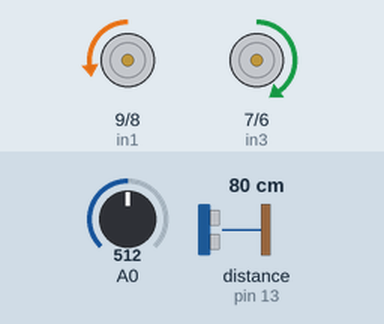
This sketch was run on a simulated Arduino Uno, built with avr-gcc and run on an emulated ATmega328P. Parts: motor-driver pin pairs drawn as motors (green arrow = first pin HIGH = forward, orange = second pin HIGH = backward, longer = more drive, scaled by the enable pin). Wiring (inferred from the names in the program): ultrasonic range finder: trigger pin 12; echo pin 13. The inputs (shaded band) are chosen by the test bench; at power-on: distance to the obstacle (sensor on pin 13) 80 cm, A0 = 512. The echo pulse lasts 58.3 µs per cm.

Above: at 1.2 s.
1.3 s: distance to the obstacle (sensor on pin 13) set to 12 cm
4.3 s: distance to the obstacle (sensor on pin 13) set to 9 cm
At 5.1 s:
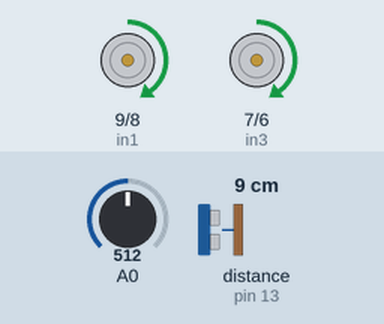
5.8 s: A0 set to 588
7.3 s: A0 set to 615
At 8.1 s:
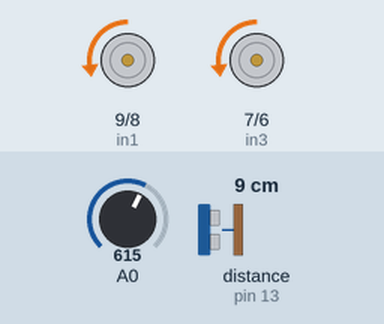
10.3 s: A0 set to 590
At 11.1 s:
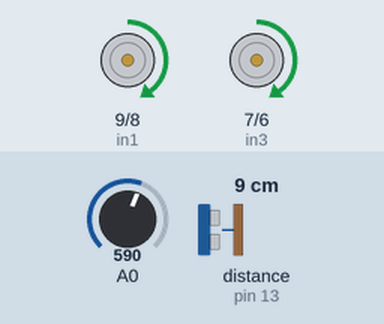
12.0 s: A0 set to 610
At 12.8 s:
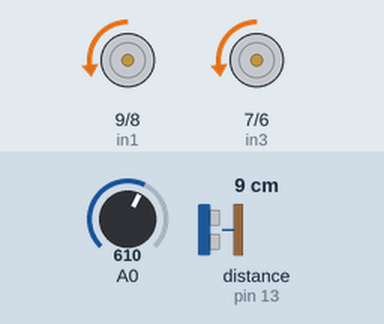
Timing chart, 0 to 16.0 s (numbered marks = the images above; inputs shaded):
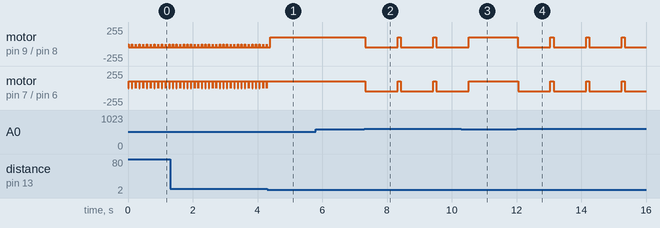

The sketch:

Final_Robot_Code.ino
```cpp
#define trigPin 12
#define echoPin 13
float duration, distance;

// motor one
int enA = 10;
int in1 = 9;
int in2 = 8;

// motor two
int enB = 5;
int in3 = 7;
int in4 = 6;

void offA() {
  //turns off left motor
  digitalWrite(in1, LOW);
  digitalWrite(in2, LOW);
  analogWrite(enA, 0);
}
void offB() {
  //turns off right motor
  digitalWrite(in3, LOW);
  digitalWrite(in4, LOW);
  analogWrite(enB, 0);
}
void onA() {
  //turns on left motor
  digitalWrite(in1, HIGH);
  digitalWrite(in2, LOW);
  analogWrite(enA, 100);
}
void onB() {
  //turns on right motor
  digitalWrite(in3, HIGH);
  digitalWrite(in4, LOW);
  analogWrite(enB, 100);
}
void oppDirA() {
  //turns on left motor in opp dir
  digitalWrite(in1, LOW);
  digitalWrite(in2, HIGH);
  analogWrite(enA, 50);
}
void oppDirB() {
  //turns on right motor in opp dir
  digitalWrite(in3, LOW);
  digitalWrite(in4, HIGH);
  analogWrite(enB, 50);
}
float distance_sensor() {
  //uses ultrasonic sensor to deterimine distance
  digitalWrite(trigPin, LOW);
  delayMicroseconds(2);
  digitalWrite(trigPin, HIGH);
  delayMicroseconds(10);
  digitalWrite(trigPin, LOW);

  //measure response
  pinMode(echoPin, INPUT);
  duration = pulseIn(echoPin, HIGH);

  //determine distance from duration

  distance = (duration / 2) * 0.0343;

  return distance;
}
int phRes() {
  //takes reading from photo resistor
  int phRes = analogRead(A0);
  return phRes;
}
void border() {
  //moves robot back if it is at the edge of ring
  if (phRes() > 600) {
    oppDirA();
    oppDirB();
    delay(1000);
  }

}
void setup() {
  Serial.begin(9600);

  // set all the motor control pins to outputs
  pinMode(enA, OUTPUT);
  pinMode(enB, OUTPUT);
  pinMode(in1, OUTPUT);
  pinMode(in2, OUTPUT);
  pinMode(in3, OUTPUT);
  pinMode(in4, OUTPUT);

  //distance setup
  pinMode(trigPin, OUTPUT);
  pinMode(echoPin, INPUT);

}
void loop() {
  //Serial.println(phRes());
  border();
  if (distance_sensor() < 10) {
    //Serial.println("enter");
    onA();
    onB();
    delay(100);
  }
  else {
    //Serial.println("searching");
    offA();
    offB();
    delay(10);
    oppDirA();
    onB();
    delay(100);
  }
}
```

Measured:
- the behaviour switches between 11 and 10 cm on distance to the obstacle (sensor on pin 13) (found by bisection; images 0 and 1)
- the behaviour switches between 600 and 601 on A0 (found by bisection; images 1 and 2)
- after the input at 4.3 s, motor on pin 7 (in3) / pin 6 (in4): stops changing and stays forward 100/255
- after the input at 5.8 s, every drawn part: stays the same
- after the input at 7.3 s, motor on pin 9 (in1) / pin 8 (in2), motor on pin 7 (in3) / pin 6 (in4): alternates forward 100/255 for 0.10 s and backward 50/255 for 1.0 s, starting at once
- after the input at 10.3 s, motor on pin 9 (in1) / pin 8 (in2), motor on pin 7 (in3) / pin 6 (in4): goes on until 10.5 s, then stays forward 100/255
- after the input at 12.0 s, motor on pin 9 (in1) / pin 8 (in2), motor on pin 7 (in3) / pin 6 (in4): alternates forward 100/255 for 0.10 s and backward 50/255 for 1.0 s, starting after 0.05 s
- by itself, motor on pin 9 (in1) / pin 8 (in2): alternates backward 50/255 for 0.10 s and stopped for 0.01 s
- by itself, motor on pin 7 (in3) / pin 6 (in4): alternates forward 100/255 for 0.10 s and stopped for 0.01 s
